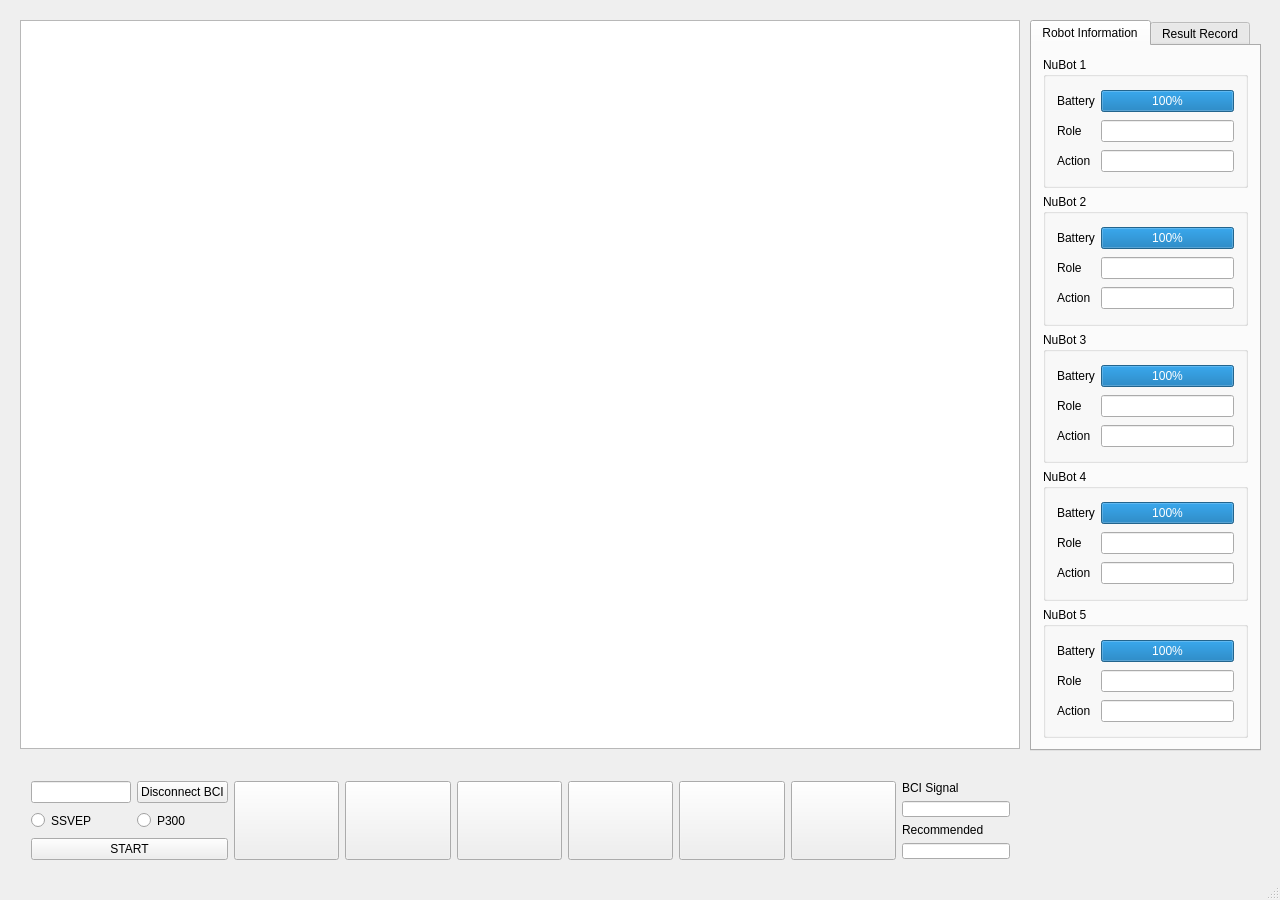
<?xml version="1.0" encoding="UTF-8"?>
<ui version="4.0">
 <class>MainWindow</class>
 <widget class="QMainWindow" name="MainWindow">
  <property name="windowModality">
   <enum>Qt::WindowModal</enum>
  </property>
  <property name="enabled">
   <bool>true</bool>
  </property>
  <property name="geometry">
   <rect>
    <x>0</x>
    <y>0</y>
    <width>1280</width>
    <height>900</height>
   </rect>
  </property>
  <property name="sizePolicy">
   <sizepolicy hsizetype="Preferred" vsizetype="Preferred">
    <horstretch>0</horstretch>
    <verstretch>0</verstretch>
   </sizepolicy>
  </property>
  <property name="font">
   <font>
    <pointsize>9</pointsize>
   </font>
  </property>
  <property name="windowTitle">
   <string>BCI for Multi-Robot</string>
  </property>
  <widget class="QWidget" name="centralWidget">
   <widget class="QWidget" name="nubot_display" native="true">
    <property name="geometry">
     <rect>
      <x>9</x>
      <y>9</y>
      <width>1018</width>
      <height>747</height>
     </rect>
    </property>
    <property name="sizePolicy">
     <sizepolicy hsizetype="Preferred" vsizetype="Preferred">
      <horstretch>1</horstretch>
      <verstretch>1</verstretch>
     </sizepolicy>
    </property>
    <property name="styleSheet">
     <string notr="true"/>
    </property>
    <layout class="QVBoxLayout" name="verticalLayout">
     <item>
      <widget class="QGraphicsView" name="display">
       <property name="sizePolicy">
        <sizepolicy hsizetype="Fixed" vsizetype="Fixed">
         <horstretch>0</horstretch>
         <verstretch>0</verstretch>
        </sizepolicy>
       </property>
       <property name="minimumSize">
        <size>
         <width>1000</width>
         <height>729</height>
        </size>
       </property>
      </widget>
     </item>
    </layout>
   </widget>
   <widget class="QTabWidget" name="tabWidget">
    <property name="geometry">
     <rect>
      <x>1030</x>
      <y>20</y>
      <width>231</width>
      <height>731</height>
     </rect>
    </property>
    <property name="font">
     <font>
      <pointsize>9</pointsize>
     </font>
    </property>
    <property name="currentIndex">
     <number>0</number>
    </property>
    <widget class="QWidget" name="tab_nubot_info">
     <attribute name="title">
      <string>Robot Information</string>
     </attribute>
     <layout class="QVBoxLayout" name="verticalLayout_4">
      <item>
       <widget class="QGroupBox" name="nubot_info_1">
        <property name="title">
         <string>NuBot 1</string>
        </property>
        <layout class="QGridLayout" name="gridLayout">
         <item row="0" column="1">
          <widget class="QProgressBar" name="show_battery_1">
           <property name="value">
            <number>100</number>
           </property>
          </widget>
         </item>
         <item row="2" column="0">
          <widget class="QLabel" name="label_action_1">
           <property name="text">
            <string>Action</string>
           </property>
          </widget>
         </item>
         <item row="2" column="1">
          <widget class="QLineEdit" name="show_action_1">
           <property name="sizePolicy">
            <sizepolicy hsizetype="Expanding" vsizetype="Fixed">
             <horstretch>0</horstretch>
             <verstretch>0</verstretch>
            </sizepolicy>
           </property>
          </widget>
         </item>
         <item row="0" column="0">
          <widget class="QLabel" name="label_battery_1">
           <property name="text">
            <string>Battery</string>
           </property>
          </widget>
         </item>
         <item row="1" column="0">
          <widget class="QLabel" name="label_role_1">
           <property name="text">
            <string>Role</string>
           </property>
          </widget>
         </item>
         <item row="1" column="1">
          <widget class="QLineEdit" name="show_role_1">
           <property name="sizePolicy">
            <sizepolicy hsizetype="Expanding" vsizetype="Fixed">
             <horstretch>0</horstretch>
             <verstretch>0</verstretch>
            </sizepolicy>
           </property>
          </widget>
         </item>
        </layout>
       </widget>
      </item>
      <item>
       <widget class="QGroupBox" name="nubot_info_2">
        <property name="title">
         <string>NuBot 2</string>
        </property>
        <layout class="QGridLayout" name="gridLayout_3">
         <item row="0" column="0">
          <widget class="QLabel" name="label_battery_2">
           <property name="text">
            <string>Battery</string>
           </property>
          </widget>
         </item>
         <item row="0" column="1">
          <widget class="QProgressBar" name="show_battery_2">
           <property name="value">
            <number>100</number>
           </property>
          </widget>
         </item>
         <item row="1" column="0">
          <widget class="QLabel" name="label_role_2">
           <property name="text">
            <string>Role</string>
           </property>
          </widget>
         </item>
         <item row="1" column="1">
          <widget class="QLineEdit" name="show_role_2">
           <property name="sizePolicy">
            <sizepolicy hsizetype="Expanding" vsizetype="Fixed">
             <horstretch>0</horstretch>
             <verstretch>0</verstretch>
            </sizepolicy>
           </property>
          </widget>
         </item>
         <item row="2" column="0">
          <widget class="QLabel" name="label_action_2">
           <property name="text">
            <string>Action</string>
           </property>
          </widget>
         </item>
         <item row="2" column="1">
          <widget class="QLineEdit" name="show_action_2">
           <property name="sizePolicy">
            <sizepolicy hsizetype="Expanding" vsizetype="Fixed">
             <horstretch>0</horstretch>
             <verstretch>0</verstretch>
            </sizepolicy>
           </property>
          </widget>
         </item>
        </layout>
       </widget>
      </item>
      <item>
       <widget class="QGroupBox" name="nubot_info_3">
        <property name="title">
         <string>NuBot 3</string>
        </property>
        <layout class="QGridLayout" name="gridLayout_4">
         <item row="0" column="0">
          <widget class="QLabel" name="label_battery_3">
           <property name="text">
            <string>Battery</string>
           </property>
          </widget>
         </item>
         <item row="0" column="1">
          <widget class="QProgressBar" name="show_battery_3">
           <property name="value">
            <number>100</number>
           </property>
          </widget>
         </item>
         <item row="1" column="0">
          <widget class="QLabel" name="label_role_3">
           <property name="text">
            <string>Role</string>
           </property>
          </widget>
         </item>
         <item row="1" column="1">
          <widget class="QLineEdit" name="show_role_3">
           <property name="sizePolicy">
            <sizepolicy hsizetype="Expanding" vsizetype="Fixed">
             <horstretch>0</horstretch>
             <verstretch>0</verstretch>
            </sizepolicy>
           </property>
          </widget>
         </item>
         <item row="2" column="0">
          <widget class="QLabel" name="label_action_3">
           <property name="text">
            <string>Action</string>
           </property>
          </widget>
         </item>
         <item row="2" column="1">
          <widget class="QLineEdit" name="show_action_3">
           <property name="sizePolicy">
            <sizepolicy hsizetype="Expanding" vsizetype="Fixed">
             <horstretch>0</horstretch>
             <verstretch>0</verstretch>
            </sizepolicy>
           </property>
          </widget>
         </item>
        </layout>
       </widget>
      </item>
      <item>
       <widget class="QGroupBox" name="nubot_info_4">
        <property name="title">
         <string>NuBot 4</string>
        </property>
        <layout class="QGridLayout" name="gridLayout_5">
         <item row="0" column="0">
          <widget class="QLabel" name="label_battery_4">
           <property name="text">
            <string>Battery</string>
           </property>
          </widget>
         </item>
         <item row="0" column="1">
          <widget class="QProgressBar" name="show_battery_4">
           <property name="value">
            <number>100</number>
           </property>
          </widget>
         </item>
         <item row="1" column="0">
          <widget class="QLabel" name="label_role_4">
           <property name="text">
            <string>Role</string>
           </property>
          </widget>
         </item>
         <item row="1" column="1">
          <widget class="QLineEdit" name="show_role_4">
           <property name="sizePolicy">
            <sizepolicy hsizetype="Expanding" vsizetype="Fixed">
             <horstretch>0</horstretch>
             <verstretch>0</verstretch>
            </sizepolicy>
           </property>
          </widget>
         </item>
         <item row="2" column="0">
          <widget class="QLabel" name="label_action_4">
           <property name="text">
            <string>Action</string>
           </property>
          </widget>
         </item>
         <item row="2" column="1">
          <widget class="QLineEdit" name="show_action_4">
           <property name="sizePolicy">
            <sizepolicy hsizetype="Expanding" vsizetype="Fixed">
             <horstretch>0</horstretch>
             <verstretch>0</verstretch>
            </sizepolicy>
           </property>
          </widget>
         </item>
        </layout>
       </widget>
      </item>
      <item>
       <widget class="QGroupBox" name="nubot_info_5">
        <property name="title">
         <string>NuBot 5</string>
        </property>
        <property name="checkable">
         <bool>false</bool>
        </property>
        <property name="checked">
         <bool>false</bool>
        </property>
        <layout class="QGridLayout" name="gridLayout_6">
         <item row="0" column="0">
          <widget class="QLabel" name="label_battery_5">
           <property name="text">
            <string>Battery</string>
           </property>
          </widget>
         </item>
         <item row="0" column="1">
          <widget class="QProgressBar" name="show_battery_5">
           <property name="value">
            <number>100</number>
           </property>
          </widget>
         </item>
         <item row="1" column="0">
          <widget class="QLabel" name="label_role_5">
           <property name="text">
            <string>Role</string>
           </property>
          </widget>
         </item>
         <item row="1" column="1">
          <widget class="QLineEdit" name="show_role_5">
           <property name="sizePolicy">
            <sizepolicy hsizetype="Expanding" vsizetype="Fixed">
             <horstretch>0</horstretch>
             <verstretch>0</verstretch>
            </sizepolicy>
           </property>
          </widget>
         </item>
         <item row="2" column="0">
          <widget class="QLabel" name="label_action_5">
           <property name="text">
            <string>Action</string>
           </property>
          </widget>
         </item>
         <item row="2" column="1">
          <widget class="QLineEdit" name="show_action_5">
           <property name="sizePolicy">
            <sizepolicy hsizetype="Expanding" vsizetype="Fixed">
             <horstretch>0</horstretch>
             <verstretch>0</verstretch>
            </sizepolicy>
           </property>
          </widget>
         </item>
        </layout>
       </widget>
      </item>
     </layout>
    </widget>
    <widget class="QWidget" name="tab_record">
     <attribute name="title">
      <string>Result Record</string>
     </attribute>
     <layout class="QVBoxLayout" name="verticalLayout_2">
      <item>
       <widget class="QLabel" name="label_result">
        <property name="font">
         <font>
          <pointsize>9</pointsize>
         </font>
        </property>
        <property name="text">
         <string>Round  |  Recommend  |  Human</string>
        </property>
       </widget>
      </item>
      <item>
       <widget class="QTextBrowser" name="show_result"/>
      </item>
     </layout>
    </widget>
   </widget>
   <widget class="QWidget" name="layoutWidget">
    <property name="geometry">
     <rect>
      <x>20</x>
      <y>770</y>
      <width>1001</width>
      <height>101</height>
     </rect>
    </property>
    <layout class="QHBoxLayout" name="horizontalLayout_5">
     <item>
      <layout class="QGridLayout" name="gridLayout_2">
       <item row="1" column="1">
        <widget class="QRadioButton" name="P300">
         <property name="sizePolicy">
          <sizepolicy hsizetype="Fixed" vsizetype="Preferred">
           <horstretch>0</horstretch>
           <verstretch>0</verstretch>
          </sizepolicy>
         </property>
         <property name="text">
          <string>P300</string>
         </property>
         <property name="autoExclusive">
          <bool>false</bool>
         </property>
        </widget>
       </item>
       <item row="1" column="0">
        <widget class="QRadioButton" name="SSVEP">
         <property name="sizePolicy">
          <sizepolicy hsizetype="Fixed" vsizetype="Preferred">
           <horstretch>0</horstretch>
           <verstretch>0</verstretch>
          </sizepolicy>
         </property>
         <property name="text">
          <string>SSVEP</string>
         </property>
         <property name="checked">
          <bool>false</bool>
         </property>
         <property name="autoExclusive">
          <bool>false</bool>
         </property>
        </widget>
       </item>
       <item row="0" column="1">
        <widget class="QPushButton" name="connect">
         <property name="sizePolicy">
          <sizepolicy hsizetype="Preferred" vsizetype="Preferred">
           <horstretch>0</horstretch>
           <verstretch>0</verstretch>
          </sizepolicy>
         </property>
         <property name="maximumSize">
          <size>
           <width>130</width>
           <height>16777215</height>
          </size>
         </property>
         <property name="cursor">
          <cursorShape>PointingHandCursor</cursorShape>
         </property>
         <property name="text">
          <string>Disconnect BCI</string>
         </property>
        </widget>
       </item>
       <item row="0" column="0">
        <widget class="QLineEdit" name="IP_in">
         <property name="sizePolicy">
          <sizepolicy hsizetype="Fixed" vsizetype="Preferred">
           <horstretch>0</horstretch>
           <verstretch>0</verstretch>
          </sizepolicy>
         </property>
         <property name="maximumSize">
          <size>
           <width>100</width>
           <height>16777215</height>
          </size>
         </property>
        </widget>
       </item>
       <item row="2" column="0" colspan="2">
        <widget class="QPushButton" name="start">
         <property name="sizePolicy">
          <sizepolicy hsizetype="Preferred" vsizetype="Preferred">
           <horstretch>0</horstretch>
           <verstretch>0</verstretch>
          </sizepolicy>
         </property>
         <property name="minimumSize">
          <size>
           <width>0</width>
           <height>0</height>
          </size>
         </property>
         <property name="maximumSize">
          <size>
           <width>16777215</width>
           <height>16777215</height>
          </size>
         </property>
         <property name="cursor">
          <cursorShape>PointingHandCursor</cursorShape>
         </property>
         <property name="text">
          <string>START</string>
         </property>
        </widget>
       </item>
      </layout>
     </item>
     <item>
      <layout class="QHBoxLayout" name="horizontalLayout_4">
       <item>
        <widget class="QPushButton" name="selection1">
         <property name="sizePolicy">
          <sizepolicy hsizetype="Expanding" vsizetype="Preferred">
           <horstretch>1</horstretch>
           <verstretch>0</verstretch>
          </sizepolicy>
         </property>
         <property name="cursor">
          <cursorShape>PointingHandCursor</cursorShape>
         </property>
         <property name="text">
          <string/>
         </property>
        </widget>
       </item>
       <item>
        <widget class="QPushButton" name="selection2">
         <property name="sizePolicy">
          <sizepolicy hsizetype="Expanding" vsizetype="Preferred">
           <horstretch>1</horstretch>
           <verstretch>0</verstretch>
          </sizepolicy>
         </property>
         <property name="cursor">
          <cursorShape>PointingHandCursor</cursorShape>
         </property>
         <property name="text">
          <string/>
         </property>
        </widget>
       </item>
       <item>
        <widget class="QPushButton" name="selection3">
         <property name="sizePolicy">
          <sizepolicy hsizetype="Expanding" vsizetype="Preferred">
           <horstretch>1</horstretch>
           <verstretch>0</verstretch>
          </sizepolicy>
         </property>
         <property name="cursor">
          <cursorShape>PointingHandCursor</cursorShape>
         </property>
         <property name="text">
          <string/>
         </property>
        </widget>
       </item>
       <item>
        <widget class="QPushButton" name="selection4">
         <property name="sizePolicy">
          <sizepolicy hsizetype="Expanding" vsizetype="Preferred">
           <horstretch>1</horstretch>
           <verstretch>0</verstretch>
          </sizepolicy>
         </property>
         <property name="cursor">
          <cursorShape>PointingHandCursor</cursorShape>
         </property>
         <property name="text">
          <string/>
         </property>
        </widget>
       </item>
       <item>
        <widget class="QPushButton" name="selection5">
         <property name="sizePolicy">
          <sizepolicy hsizetype="Expanding" vsizetype="Preferred">
           <horstretch>1</horstretch>
           <verstretch>0</verstretch>
          </sizepolicy>
         </property>
         <property name="cursor">
          <cursorShape>PointingHandCursor</cursorShape>
         </property>
         <property name="text">
          <string/>
         </property>
        </widget>
       </item>
       <item>
        <widget class="QPushButton" name="selection6">
         <property name="sizePolicy">
          <sizepolicy hsizetype="Expanding" vsizetype="Preferred">
           <horstretch>1</horstretch>
           <verstretch>0</verstretch>
          </sizepolicy>
         </property>
         <property name="text">
          <string/>
         </property>
        </widget>
       </item>
      </layout>
     </item>
     <item>
      <layout class="QVBoxLayout" name="verticalLayout_3">
       <item>
        <widget class="QLabel" name="BCI_selection">
         <property name="sizePolicy">
          <sizepolicy hsizetype="Preferred" vsizetype="Maximum">
           <horstretch>0</horstretch>
           <verstretch>0</verstretch>
          </sizepolicy>
         </property>
         <property name="text">
          <string>BCI Signal</string>
         </property>
        </widget>
       </item>
       <item>
        <widget class="QLineEdit" name="selection_show">
         <property name="sizePolicy">
          <sizepolicy hsizetype="Preferred" vsizetype="Fixed">
           <horstretch>0</horstretch>
           <verstretch>0</verstretch>
          </sizepolicy>
         </property>
         <property name="font">
          <font>
           <pointsize>8</pointsize>
          </font>
         </property>
        </widget>
       </item>
       <item>
        <widget class="QLabel" name="recommend">
         <property name="sizePolicy">
          <sizepolicy hsizetype="Preferred" vsizetype="Maximum">
           <horstretch>0</horstretch>
           <verstretch>0</verstretch>
          </sizepolicy>
         </property>
         <property name="text">
          <string>Recommended</string>
         </property>
        </widget>
       </item>
       <item>
        <widget class="QLineEdit" name="recommend_show">
         <property name="enabled">
          <bool>true</bool>
         </property>
         <property name="sizePolicy">
          <sizepolicy hsizetype="Preferred" vsizetype="Fixed">
           <horstretch>0</horstretch>
           <verstretch>0</verstretch>
          </sizepolicy>
         </property>
         <property name="font">
          <font>
           <pointsize>8</pointsize>
          </font>
         </property>
        </widget>
       </item>
      </layout>
     </item>
    </layout>
   </widget>
   <widget class="QLabel" name="logo">
    <property name="geometry">
     <rect>
      <x>1040</x>
      <y>760</y>
      <width>221</width>
      <height>101</height>
     </rect>
    </property>
    <property name="sizePolicy">
     <sizepolicy hsizetype="Preferred" vsizetype="Preferred">
      <horstretch>0</horstretch>
      <verstretch>0</verstretch>
     </sizepolicy>
    </property>
    <property name="text">
     <string/>
    </property>
    <property name="pixmap">
     <pixmap resource="../source/source.qrc">:/logo.png</pixmap>
    </property>
    <property name="scaledContents">
     <bool>false</bool>
    </property>
   </widget>
  </widget>
  <widget class="QStatusBar" name="statusBar"/>
 </widget>
 <layoutdefault spacing="6" margin="11"/>
 <resources>
  <include location="../source/source.qrc"/>
 </resources>
 <connections/>
</ui>
